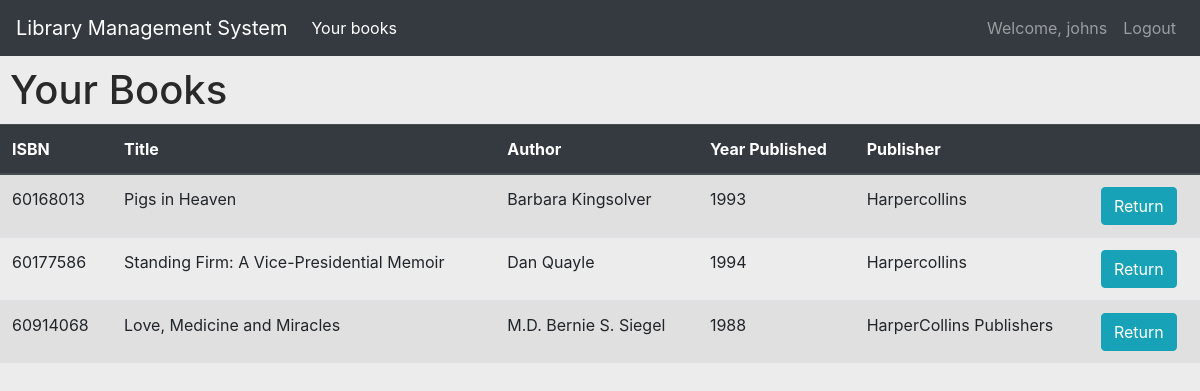
/borrowed (signed in), run on the app's committed database.
### library/models.py (models this page shows, shortened)
class User(db.Model, UserMixin):
    username = db.Column(db.String(50), primary_key=True)
    password = db.Column(db.String(20), nullable=False)
    email = db.Column(db.String(256), nullable=False)
    ratings = db.relationship('Rating', backref='user', lazy='dynamic')
    borrowed = db.relationship('Borrowed', backref='user', lazy='dynamic')

class Book(db.Model):
    isbn = db.Column(db.Integer, primary_key=True)
    title = db.Column(db.String(256), nullable=False)
    author = db.Column(db.String(256), nullable=False)
    year_published = db.Column(db.Integer, nullable=False)
    publisher = db.Column(db.String(256))
    ratings = db.relationship('Rating', backref='book', lazy='dynamic')
    borrowed = db.relationship('Borrowed', backref='book', lazy='dynamic')

### library/routes.py (the view)
@app.route('/borrowed', methods=['GET', 'POST'])
@login_required
def borrowed():
    borrowed_query = Book.query.join(Borrowed).filter_by(username = current_user.username)
    borrowed = borrowed_query.all()
    return render_template('borrowed.html', borrowed=borrowed)

### library/models.py (called while the page is built)
@login_manager.user_loader
def load_user(username):
    return User.query.get(username)

### library/templates/borrowed.html (shortened to what this page needs)
{% extends 'base.html' %}
{% block content %}
    <h1 class="title" style="margin-left: 10px; margin-top: 10px;">Your Books</h1>
    <table class="table table-striped" style="margin-top: 10px">
        <thead class="thead-dark">
            <tr>
                <th>ISBN</th>
                <th>Title</th>
                <th>Author</th>
                <th>Year Published</th>
                <th>Publisher</th>
                {% if current_user.is_authenticated %}
                <th></th>
                {% endif %}
            </tr>
        </thead>
        <tbody>
        {% for book in borrowed %}
            <tr class="book">
                <td>{{ book.isbn }}</td>
                <td>{{ book.title }}</td>
                <td>{{ book.author }}</td>
                <td>{{ book.year_published }}</td>
                <td>{{ book.publisher }}</td>
                {% if current_user.is_authenticated %}
                <td>
                    <a class="btn btn-outline btn-info" href="{{ url_for('return_book', isbn=book.isbn) }}">Return</button>
                </td>
                {% endif %}
            </tr>
        {% endfor %}
        </tbody>
    </table>
{% endblock %}

### library/templates/base.html (shortened to what this page needs)
<!doctype html>
<html lang="en">
  <head>
    <link rel="stylesheet" href="https://cdn.jsdelivr.net/npm/bootstrap@4.5.3/dist/css/bootstrap.min.css">
  </head>
  <body>
    <nav class="navbar navbar-expand-md navbar-dark bg-dark">
        <a class="navbar-brand" href="{{ url_for('home') }}">Library Management System</a>
        <div class="collapse navbar-collapse" id="navbarNav">
            <ul class="navbar-nav mr-auto">
                {% if current_user.is_authenticated %}
                <li class="nav-item active">
                    <a class="nav-link" href="{{ url_for('borrowed') }}">Your books<span class="sr-only">(current)</span></a>
                </li>
                {% endif %}
            </ul>
            {% if current_user.is_authenticated %}
            <ul class="navbar-nav">
                <li class="nav-item">
                    <a class="nav-link" href="#">Welcome, {{ current_user.username }}</a>
                </li>
                <li class="nav-item">
                    <a class="nav-link" href="{{ url_for('logout') }}">Logout</a>
                </li>
            </ul>
            {% endif %}
        </div>
    </nav>
    {% block content %}
    {% endblock %}
  </body>
</html>

### library/templates/base.html (style rules this page uses)
body { background-color: #ECECEC; color: #292929 }

### data on the page
User: username "johns"
Book: isbn "60168013", title "Pigs in Heaven", author "Barbara Kingsolver", year_published "1993", publisher "Harpercollins"
Book: isbn "60177586", title "Standing Firm: A Vice-Presidential Memoir", author "Dan Quayle", year_published "1994", publisher "Harpercollins"
Book: isbn "60914068", title "Love, Medicine and Miracles", author "M.D. Bernie S. Siegel", year_published "1988", publisher "HarperCollins Publishers"
